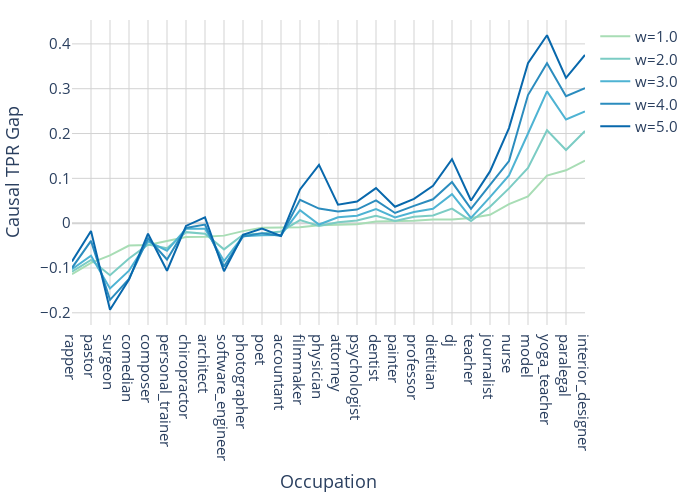

Here is the notebook cell this chart was saved with:
### Code cell
all_cp_result = get_reweighted_causal_TPR_gap(X_test, X_gender_swap_test, gender="M", w_min=1, w_max=5, interval=1)
all_cp_result = all_cp_result.sort_values("causal_parity w=1")
fig = go.Figure()

occupation_list = all_cp_result["occupation"].tolist()
for w in range(1, 6):
    cp = all_cp_result[f"causal_parity w={w}"].tolist()

    fig.add_trace(go.Scatter(x=occupation_list, y=cp, mode='lines', name=f'w={w}.0', line=dict(color=colorscale[w+2])))

fig.update_layout(
    autosize=False,
    width=695,
    height=500,
    plot_bgcolor='white',
    font=dict(size=15),
    xaxis_title="Occupation",
    yaxis_title="Causal TPR Gap",
    margin=dict(l=15, r=15, t=20, b=20),
)
fig.update_xaxes(
    mirror=True,
    showgrid=True,
    zeroline = True,
    zerolinecolor='lightgrey',
    gridcolor='lightgrey'
)
fig.update_yaxes(
    mirror=True,
    showgrid=True,
    zeroline = True,
    zerolinecolor='lightgrey',
    gridcolor='lightgrey',
)

fig.show()

### Figure 1 — Plotly figure (JSON) as saved in the notebook; plotly's stock layout.template omitted (floating-point values rounded to 4 significant figures)
{"data": [{"line": {"color": "rgb(168,221,181)"}, "mode": "lines", "name": "w=1.0", "type": "scatter", "x": ["rapper", "pastor", "surgeon", "comedian", "composer", "personal_trainer", "chiropractor", "architect", "software_engineer", "photographer", "poet", "accountant", "filmmaker", "physician", "attorney", "psychologist", "dentist", "painter", "professor", "dietitian", "dj", "teacher", "journalist", "nurse", "model", "yoga_teacher", "paralegal", "interior_designer"], "y": [-0.114, -0.08847, -0.07203, -0.05007, -0.04857, -0.03911, -0.03082, -0.03046, -0.02781, -0.01776, -0.01027, -0.009908, -0.009132, -0.004875, -0.00405, -0.002625, 0.003593, 0.004137, 0.005351, 0.008048, 0.008086, 0.01136, 0.01865, 0.0424, 0.05973, 0.106, 0.1179, 0.1397]}, {"line": {"color": "rgb(123,204,196)"}, "mode": "lines", "name": "w=2.0", "type": "scatter", "x": ["rapper", "pastor", "surgeon", "comedian", "composer", "personal_trainer", "chiropractor", "architect", "software_engineer", "photographer", "poet", "accountant", "filmmaker", "physician", "attorney", "psychologist", "dentist", "painter", "professor", "dietitian", "dj", "teacher", "journalist", "nurse", "model", "yoga_teacher", "paralegal", "interior_designer"], "y": [-0.1083, -0.08215, -0.116, -0.07868, -0.04786, -0.05587, -0.02003, -0.02373, -0.05852, -0.02565, -0.02283, -0.0184, 0.006849, -0.006327, 0.002209, 0.005906, 0.01631, 0.004654, 0.01433, 0.0171, 0.03235, 0.004939, 0.03649, 0.07762, 0.1232, 0.2072, 0.1633, 0.2055]}, {"line": {"color": "rgb(78,179,211)"}, "mode": "lines", "name": "w=3.0", "type": "scatter", "x": ["rapper", "pastor", "surgeon", "comedian", "composer", "personal_trainer", "chiropractor", "architect", "software_engineer", "photographer", "poet", "accountant", "filmmaker", "physician", "attorney", "psychologist", "dentist", "painter", "professor", "dietitian", "dj", "teacher", "journalist", "nurse", "model", "yoga_teacher", "paralegal", "interior_designer"], "y": [-0.1026, -0.07267, -0.1456, -0.1059, -0.04071, -0.06145, -0.01233, -0.01226, -0.08459, -0.02894, -0.02683, -0.02619, 0.02911, -0.003008, 0.01325, 0.0164, 0.03151, 0.01293, 0.02496, 0.03219, 0.06469, 0.01161, 0.05795, 0.1065, 0.2, 0.294, 0.2313, 0.2493]}, {"line": {"color": "rgb(43,140,190)"}, "mode": "lines", "name": "w=4.0", "type": "scatter", "x": ["rapper", "pastor", "surgeon", "comedian", "composer", "personal_trainer", "chiropractor", "architect", "software_engineer", "photographer", "poet", "accountant", "filmmaker", "physician", "attorney", "psychologist", "dentist", "painter", "professor", "dietitian", "dj", "teacher", "journalist", "nurse", "model", "yoga_teacher", "paralegal", "interior_designer"], "y": [-0.09972, -0.03949, -0.1712, -0.1245, -0.03357, -0.08101, -0.01079, -0.003165, -0.09676, -0.02976, -0.02226, -0.02831, 0.05194, 0.03257, 0.02626, 0.0304, 0.05086, 0.02275, 0.03847, 0.05332, 0.09164, 0.03211, 0.08542, 0.1384, 0.2859, 0.3566, 0.2834, 0.3014]}, {"line": {"color": "rgb(8,104,172)"}, "mode": "lines", "name": "w=5.0", "type": "scatter", "x": ["rapper", "pastor", "surgeon", "comedian", "composer", "personal_trainer", "chiropractor", "architect", "software_engineer", "photographer", "poet", "accountant", "filmmaker", "physician", "attorney", "psychologist", "dentist", "painter", "professor", "dietitian", "dj", "teacher", "journalist", "nurse", "model", "yoga_teacher", "paralegal", "interior_designer"], "y": [-0.08547, -0.01738, -0.1932, -0.1259, -0.02357, -0.1061, -0.006163, 0.01305, -0.1072, -0.02598, -0.01199, -0.02831, 0.07534, 0.1303, 0.04111, 0.04834, 0.07822, 0.03671, 0.05419, 0.0835, 0.1429, 0.05063, 0.1155, 0.2122, 0.3568, 0.4193, 0.3243, 0.3753]}], "layout": {"autosize": false, "font": {"size": 15}, "height": 500, "margin": {"b": 20, "l": 15, "r": 15, "t": 20}, "plot_bgcolor": "white", "width": 695, "xaxis": {"gridcolor": "lightgrey", "mirror": true, "showgrid": true, "title": {"text": "Occupation"}, "zeroline": true, "zerolinecolor": "lightgrey"}, "yaxis": {"gridcolor": "lightgrey", "mirror": true, "showgrid": true, "title": {"text": "Causal TPR Gap"}, "zeroline": true, "zerolinecolor": "lightgrey"}}}
